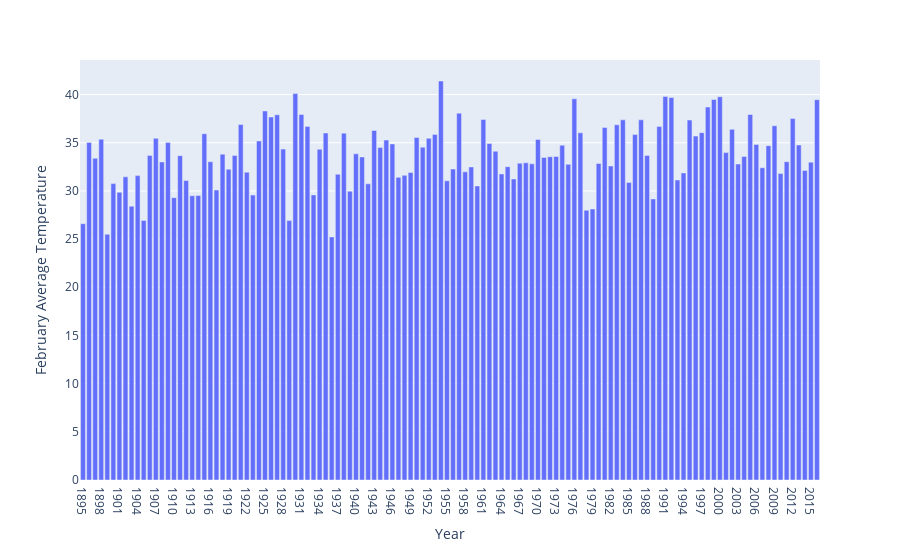

The cell this chart's notebook holds for it:
### Code cell
fig = px.bar(x = 'Year', y = 'February Average Temperature', data_frame = data)
fig.show()

### Figure 1 — Plotly figure (JSON) as saved in the notebook; plotly's stock layout.template omitted (floating-point values rounded to 4 significant figures)
{"data": [{"alignmentgroup": "True", "hovertemplate": "Year=%{x}<br>February Average Temperature=%{y}<extra></extra>", "legendgroup": "", "marker": {"color": "#636efa", "pattern": {"shape": ""}}, "name": "", "offsetgroup": "", "orientation": "v", "showlegend": false, "textposition": "auto", "type": "bar", "x": ["1895", "1896", "1897", "1898", "1899", "1900", "1901", "1902", "1903", "1904", "1905", "1906", "1907", "1908", "1909", "1910", "1911", "1912", "1913", "1914", "1915", "1916", "1917", "1918", "1919", "1920", "1921", "1922", "1923", "1924", "1925", "1926", "1927", "1928", "1929", "1930", "1931", "1932", "1933", "1934", "1935", "1936", "1937", "1938", "1939", "1940", "1941", "1942", "1943", "1944", "1945", "1946", "1947", "1948", "1949", "1950", "1951", "1952", "1953", "1954", "1955", "1956", "1957", "1958", "1959", "1960", "1961", "1962", "1963", "1964", "1965", "1966", "1967", "1968", "1969", "1970", "1971", "1972", "1973", "1974", "1975", "1976", "1977", "1978", "1979", "1980", "1981", "1982", "1983", "1984", "1985", "1986", "1987", "1988", "1989", "1990", "1991", "1992", "1993", "1994", "1995", "1996", "1997", "1998", "1999", "2000", "2001", "2002", "2003", "2004", "2005", "2006", "2007", "2008", "2009", "2010", "2011", "2012", "2013", "2014", "2015", "2016"], "xaxis": "x", "y": [26.6, 35.04, 33.39, 35.37, 25.5, 30.76, 29.86, 31.46, 28.42, 31.59, 26.94, 33.69, 35.46, 33.01, 35.02, 29.3, 33.66, 31.08, 29.5, 29.52, 35.94, 33.03, 30.09, 33.82, 32.25, 33.69, 36.9, 31.95, 29.57, 35.19, 38.3, 37.67, 37.9, 34.34, 26.92, 40.1, 37.94, 36.7, 29.59, 34.32, 36.01, 25.23, 31.73, 36, 29.98, 33.85, 33.53, 30.74, 36.28, 34.5, 35.28, 34.88, 31.41, 31.62, 31.91, 35.55, 34.54, 35.46, 35.87, 41.41, 31.05, 32.27, 38.07, 31.98, 32.49, 30.52, 37.42, 34.92, 34.12, 31.77, 32.52, 31.24, 32.88, 32.92, 32.81, 35.35, 33.48, 33.55, 33.58, 34.74, 32.76, 39.56, 36.03, 27.99, 28.13, 32.85, 36.59, 32.59, 36.86, 37.38, 30.87, 35.85, 37.38, 33.69, 29.17, 36.7, 39.81, 39.7, 31.14, 31.87, 37.36, 35.69, 36.05, 38.71, 39.49, 39.78, 33.98, 36.39, 32.79, 33.57, 37.94, 34.83, 32.41, 34.7, 36.77, 31.8, 33.04, 37.51, 34.77, 32.13, 32.99, 39.47], "yaxis": "y"}], "layout": {"autosize": true, "barmode": "relative", "legend": {"tracegroupgap": 0}, "margin": {"t": 60}, "xaxis": {"anchor": "y", "autorange": true, "domain": [0, 1], "range": [-0.5, 121.5], "title": {"text": "Year"}, "type": "category"}, "yaxis": {"anchor": "x", "autorange": true, "domain": [0, 1], "range": [0, 43.59], "title": {"text": "February Average Temperature"}, "type": "linear"}}}
